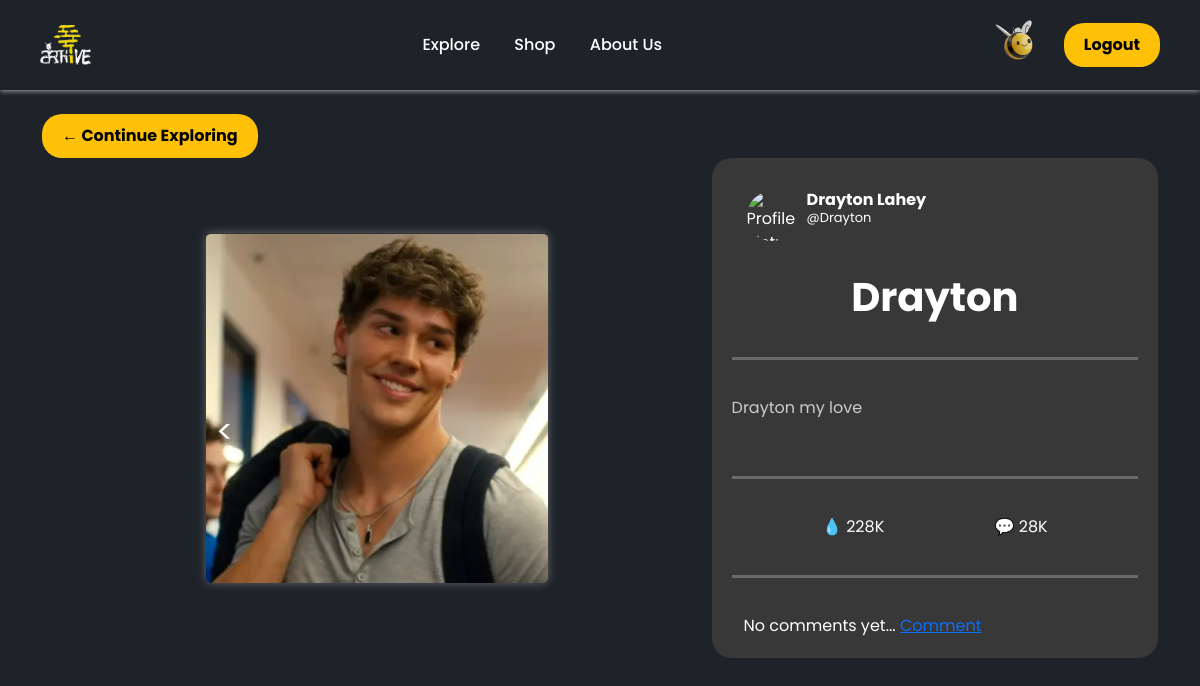
The page /homepage/views/15/ (signed in) on the database its author committed.
### homepage/models.py (models this page shows, shortened)
class Artwork(models.Model):
    title_name_single = 'Artwork'
    title_name_multiple = 'Artworks'
    category = models.ForeignKey(
        Category, on_delete=models.CASCADE, null=True, blank=True
    )
    user = models.ForeignKey(settings.AUTH_USER_MODEL, on_delete=models.CASCADE, null=True, blank=True)
    artName = models.CharField(default='Ana', max_length=100, null=False, blank=False)
    artwork = models.ImageField(null=False, blank=False, upload_to='artmedia/')
    description = models.TextField()
    @property
    def image_url(self):
        try:
            url = self.artwork.url
        except:
            url = ''
        return url

### base/models.py (models this page shows)
class CustomUser(AbstractUser):
    email = models.EmailField(unique=True)
    profile_picture = models.ImageField(upload_to='images/', null=True, blank=True)
    username = models.CharField(max_length=50, unique=True, null=True, blank=True)
    groups = models.ManyToManyField(
        'auth.Group',
        related_name='customer_groups', # related name
        blank=True,
    )
    user_permissions = models.ManyToManyField(
        'auth.Permission',
        related_name='customer_permissions',
        blank=True,
    )
    USERNAME_FIELD = 'email'  # Use email for authentication instead of username
    REQUIRED_FIELDS = []  # No additional fields required for creating a superuser
    objects = CustomUserManager()
    def __str__(self):
        return self.email
    @property
    def profile_url(self):
        try:
            url = self.profile_picture.url
        except:
            url = ''
        return url

### homepage/views.py (the view)
# urls.py: path('views/<int:pk>/', viewArtwork, name='view_artwork'),
@login_required(login_url='login')
def viewArtwork(request, pk):
    artwork = Artwork.objects.get(id=pk)
    return render(request, 'homepage/artwork.html', {'artwork': artwork})

### homepage/templates/homepage/artwork.html (shortened to what this page needs)
{% extends 'shop/main.html' %}
{% load static %}
{% block content %}
<!DOCTYPE html>
<html lang="en">
<head>
</head>
<body>
<a href="{% url 'base:gallery' %}">
    <button class="yellow-button" style="align-self: center; justify-self: center">
        &#x2190;&nbspContinue Exploring
    </button>
</a>
  <div class="view-container" style="height: 500px; display: grid;
  grid-template-rows: 1fr 1fr;
  grid-template-columns: 1fr 2fr 1fr 1fr;">
    <div class="left-panel" style="grid-column: 1 / 3; grid-row: 1 / -1; align-self: center; justify-self: center;">
      <img src="{{ artwork.image_url }}" alt="Magani Artwork" class="artwork" style="height: 350px;border-top: 1px solid #333333; box-shadow: 0 0 10px rgba(255, 255, 255, 0.3);">
      <div class="arrow arrow-left">&lt;</div>
      <div class="arrow arrow-right">&gt;</div>
    </div>
    <div class="right-panel" style="grid-column: 3 / 5; grid-row: 1 / -1; background-color: #383838; padding: 20px; border-radius: 20px; align-self: center; justify-content: center; height: 100%">
        <div class="profile" style="display: flex;">
          <img src="{{ artwork.user.profile_url }}" alt="Profile Picture" class="profile-picture" style="height: 50px; margin-right: 10px;">
          <div class="profile-info">
            <p class="profile-name" style="color: #FFFFFF; font-weight: 700">{{ artwork.user.first_name }} {{ artwork.user.last_name }}</p>
              <p style="font-weight: 400; font-size: small; margin-top: -20px">@{{ artwork.user.username }}</p>
          </div>
        </div>
      <h1 class="title" style="text-align: center; font-size: 40px; color: #FFFFFF">{{ artwork.artName }}</h1>
        <hr style="border-color: white; border-width: 3px">
      <p class="description" style="height: 100px">
        {{ artwork.description }}
      </p>
        <hr style="border-color: white; border-width: 3px">
      <div class="social-stats" style="color: #FFFFFF; align-items: center; justify-content: space-evenly">
        <span class="likes">💧 228K</span>
        <span class="comments">💬 28K</span>
      </div>
        <hr style="border-color: white; border-width: 3px">
        <div class="container" style="color: white">
            {% if not artwork.comments.all %}
                No comments yet... <a href='#'>
                Comment</a>
            {% endif %}
        </div>
    </div>
  </div>
</body>
</html>
{% endblock content %}

### static/css/styles.css (style rules this page uses)
body { background-color: #1E2329; font-family: "Poppins"; }
* { scrollbar-width: none; -ms-overflow-style: none; }
h1,h2,h3,h4,h5,h6 { color:hsl(0, 0%, 30%); }
.yellow-button { background-color: #ffc107; color: #000; padding: 10px 20px; border: none; border-radius: 20px; cursor: pointer; font-size: 16px; font-weight: bold; }
.title { font-size: 20px; font-weight: bold; margin: 10px 0; }
.description { font-size: 14px; line-height: 1.5; color: #cfcfcf; margin-bottom: 20px; }

### static/css/landing.css (style rules this page uses)
body { margin: 0; font-family: Poppins, sans-serif; color: #1E2329; }

### static/css/view-art.css (style rules this page uses)
body { font-family: Poppins, sans-serif; color: white; margin: 0; padding: 0; justify-content: center; align-items: center; min-height: 100vh; }
.view-container { display: grid; grid-template-rows: 1fr 1fr 1fr 1fr; grid-template-columns: 1fr 1fr 1fr 1fr; max-width: 1200px; border-radius: 10px; overflow: hidden; }
.left-panel { position: relative; flex: 1; display: flex; align-items: center; justify-content: center; }
.artwork { max-width: 100%; max-height: 100%; border-radius: 5px; border-top: 1px solid #333333; box-shadow: 0 0 10px rgba(255, 255, 255, 0.3); }
.arrow { position: absolute; top: 50%; font-size: 2rem; color: white; cursor: pointer; user-select: none; }
.arrow-left { left: 10px; }
.arrow-right { right: 10px; }
.right-panel { flex: 1.5; padding: 20px; display: flex; flex-direction: column; gap: 20px; }
.profile { display: flex; align-items: center; padding: 10px 15px; border-radius: 10px; }
.profile-picture { width: 50px; height: 50px; border-radius: 50%; margin-right: 10px; object-fit: cover; }
.profile-info { display: flex; flex-direction: column; }
.title { font-size: 2rem; margin: 0; }
.description { font-size: 1rem; line-height: 1.5; color: #CCC; }
.social-stats { display: flex; gap: 20px; font-size: 1rem; color: #FFD700; }
.profile-picture { width: 50px; height: 50px; border-radius: 50%; margin-right: 10px; }
.profile-name { font-size: 1rem; font-weight: bold; color: #ffffff; display: flex; align-items: center; gap: 5px; }

### rows shown on the page
Artwork: image_url (picture), user.first_name "Drayton", user.last_name "Lahey", user.username "Drayton", artName "Drayton", description "Drayton my love"
